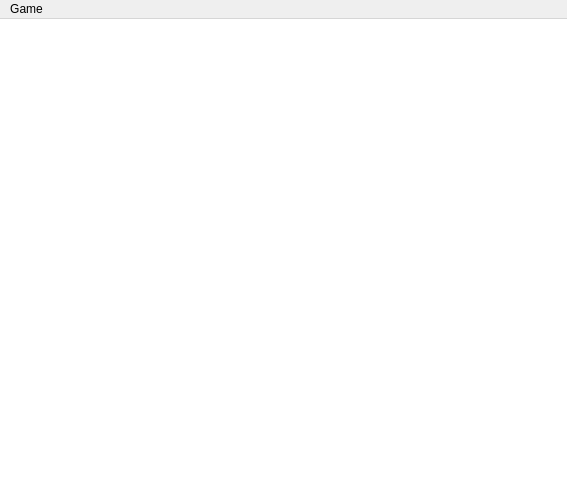
<?xml version="1.0" encoding="UTF-8"?>
<ui version="4.0">
  <class>MainWindow</class>
  <widget class="QMainWindow" name="MainWindow">
    <property name="geometry">
      <rect>
        <x>0</x>
        <y>0</y>
        <width>567</width>
        <height>498</height>
      </rect>
    </property>
    <property name="sizePolicy">
      <sizepolicy hsizetype="Expanding" vsizetype="Expanding">
        <horstretch>0</horstretch>
        <verstretch>0</verstretch>
      </sizepolicy>
    </property>
    <property name="minimumSize">
      <size>
        <width>0</width>
        <height>0</height>
      </size>
    </property>
    <property name="windowTitle">
      <string>The Regular Snake Game</string>
    </property>
    <widget class="QWidget" name="centralwidget">
      <property name="sizePolicy">
        <sizepolicy hsizetype="Expanding" vsizetype="Expanding">
          <horstretch>0</horstretch>
          <verstretch>0</verstretch>
        </sizepolicy>
      </property>
      <layout class="QVBoxLayout" name="verticalLayout">
        <property name="leftMargin">
          <number>0</number>
        </property>
        <property name="topMargin">
          <number>0</number>
        </property>
        <property name="rightMargin">
          <number>0</number>
        </property>
        <property name="bottomMargin">
          <number>0</number>
        </property>
        <item>
          <widget class="QTableWidget" name="tableWidget">
            <property name="frameShape">
              <enum>QFrame::NoFrame</enum>
            </property>
            <property name="verticalScrollBarPolicy">
              <enum>Qt::ScrollBarAlwaysOff</enum>
            </property>
            <property name="horizontalScrollBarPolicy">
              <enum>Qt::ScrollBarAlwaysOff</enum>
            </property>
            <property name="autoScroll">
              <bool>false</bool>
            </property>
            <property name="editTriggers">
              <set>QAbstractItemView::NoEditTriggers</set>
            </property>
            <property name="tabKeyNavigation">
              <bool>false</bool>
            </property>
            <property name="selectionMode">
              <enum>QAbstractItemView::NoSelection</enum>
            </property>
            <property name="showGrid">
              <bool>false</bool>
            </property>
            <property name="gridStyle">
              <enum>Qt::NoPen</enum>
            </property>
            <property name="cornerButtonEnabled">
              <bool>false</bool>
            </property>
            <property name="rowCount">
              <number>0</number>
            </property>
            <attribute name="horizontalHeaderVisible">
              <bool>false</bool>
            </attribute>
            <attribute name="verticalHeaderVisible">
              <bool>false</bool>
            </attribute>
          </widget>
        </item>
      </layout>
    </widget>
    <widget class="QMenuBar" name="menubar">
      <property name="geometry">
        <rect>
          <x>0</x>
          <y>0</y>
          <width>567</width>
          <height>20</height>
        </rect>
      </property>
      <widget class="QMenu" name="menuGame">
        <property name="title">
          <string>Game</string>
        </property>
      </widget>
      <addaction name="menuGame" />
    </widget>
  </widget>
  <resources />
  <connections />
</ui>
